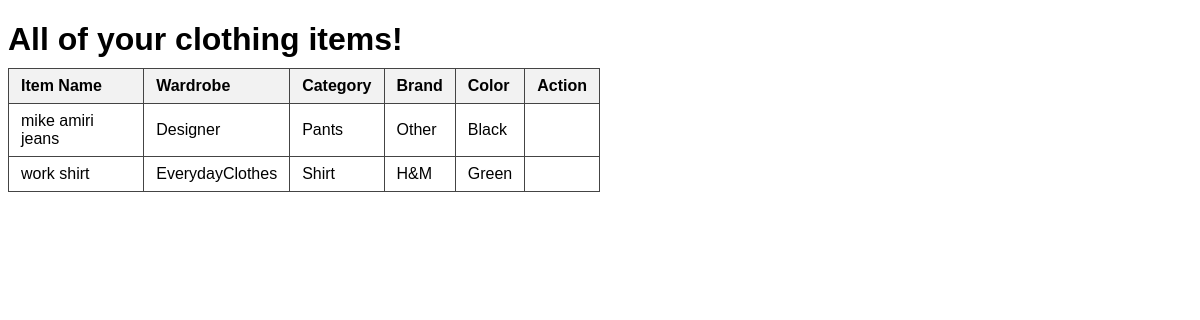
Page /allItems on the earlier database version.
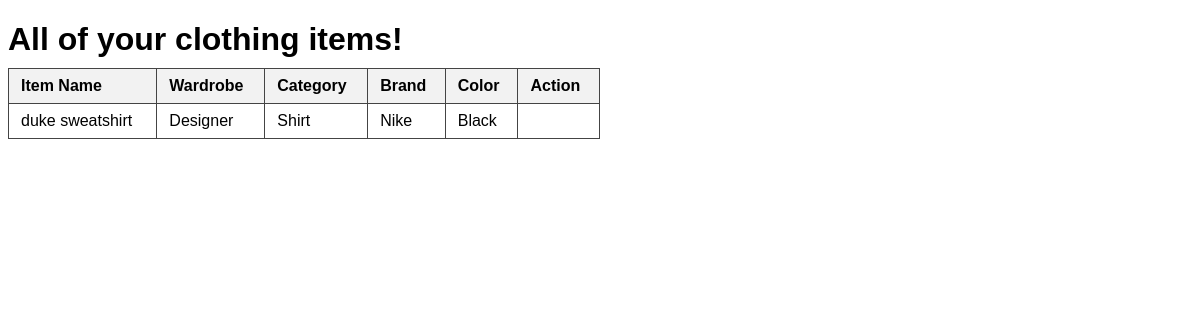
Same page on the later database version.
### tables this page shows
CREATE TABLE Item (
                      item_id INTEGER PRIMARY KEY,
                      user_id INTEGER REFERENCES User(user_id),
                      item_name TEXT NOT NULL UNIQUE,
                      wardrobe_name TEXT REFERENCES Wardrobe(wardrobe_name),
                      category_name TEXT,
                      brand_name TEXT,
                      color_name TEXT
                      );

### WardrobeProject/app.py (the view)
@app.route("/allItems", methods=["GET", "POST"])
def allItems():
    with sqlite3.connect(DB_PATH) as conn:
        conn.row_factory = sqlite3.Row
        cur = conn.cursor()
        cur.execute("""
                    SELECT
                    item_name,
                    wardrobe_name,
                    category_name,
                    brand_name,
                    color_name
                    FROM Item;
                    """)
        rows = cur.fetchall()
    return render_template("all_items.html", rows = rows)

### WardrobeProject/templates/all_items.html (shortened to what this page needs)
<!DOCTYPE html>
<html lang="en">
<head>
</head>
<body>
    <h1>All of your clothing items!</h1>
    <table>
        <tr>
            <th>Item Name</th>
            <th>Wardrobe</th>
            <th>Category</th>
            <th>Brand</th>
            <th>Color</th>
            <th>Action</th>
        </tr>
        {% for row in rows %}
        <tr>
            <td> {{ row["item_name"]}} </td>
            <td> {{ row["wardrobe_name"]}} </td>
            <td> {{ row["category_name"]}} </td>
            <td> {{ row["brand_name"]}} </td>
            <td> {{ row["color_name"]}} </td>
            <td>
            </td>
        </tr>
        {% endfor %}
    </table>
</body>
</html>

### WardrobeProject/templates/all_items.html (style rules this page uses)
body { font-family: Arial, sans-serif; margin: 12; }
table { border-collapse: collapse; width: 50%; }
th, td { border: 1px solid #444; padding: 8px 12px; text-align: left; }
th { background-color: #f2f2f2; }
h1 { margin-bottom: 10px; }

Differences in the rows shown:
removed Item: item_name "work shirt", wardrobe_name "EverydayClothes", category_name "Shirt", brand_name "H&M", color_name "Green"
changed Item "Designer": item_name "mike amiri jeans" → "duke sweatshirt"; category_name "Pants" → "Shirt"; brand_name "Other" → "Nike"
